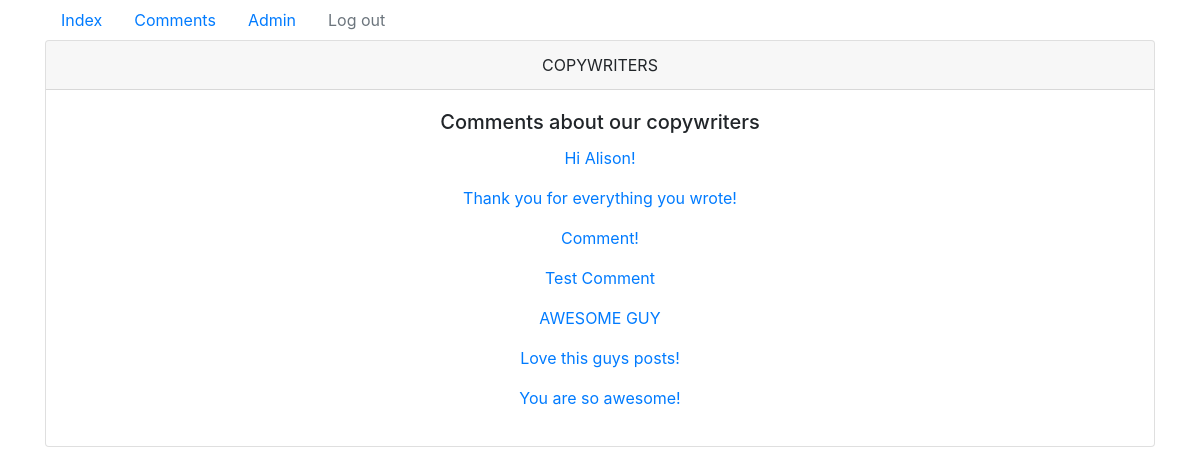
The page /comment on the database as committed earlier.
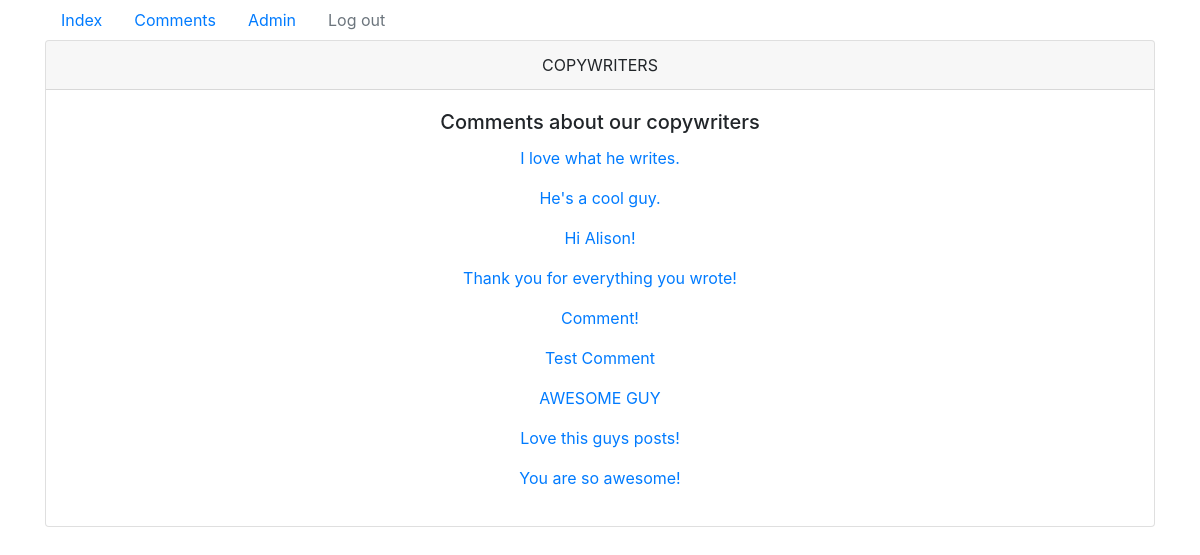
The same page on the database as committed later.
### tables this page shows
CREATE TABLE `comment` (
  `id` int(11) NOT NULL,
  `copywriter_id` int(11) NOT NULL,
  `name` text NOT NULL,
  `body` text NOT NULL,
  `approved` tinyint(1) NOT NULL DEFAULT '0'
);

### modules.php (called while the page is built, shortened)
<?php
function view($viewName, $data = [], $extra = []) {
    extract($data);
    return require_once 'views/' . $viewName . '.view.php';
}

### controllers/CommentController.php (called while the page is built, shortened)
<?php
class CommentController {
    public function index()
    {
        $comments = new Comment();
        $data = $comments->index();
        view('comments_index', $data);
    }
}

### Router.php (called while the page is built, shortened)
<?php
class Router {
    public $uri;
    public $action;
    public $parameters;
    public function route() {
        $this->request = new Request();
        $this->uri = $this->trim($this->request->uri);
    }
    public function trim($uri) {
        return trim($uri, '/');
    }
    public function getParameters()
    {
        $parameters = explode('/', $this->uri);
        if (isset($parameters[1])) {
            $this->action = $parameters[1];
            } else $this->action = 'index';
        if (isset($parameters[2])) {
            $this->parameters = $parameters[2];
        } else $this->parameters = '';
    }
    public function direct() {
        $action = $this->action;
        $controller = new $controller;
        $controller->$action($this->parameters);
    }
}

### models/Model.php (called while the page is built)
<?php
class Model {
    public function db()
    {
        $host = 'localhost';
        $db = 'cws';
        $user = 'root';
        $pass = '';
        $dsn = "mysql:host=$host;dbname=$db;";
        $options = [
            PDO::ATTR_ERRMODE            => PDO::ERRMODE_EXCEPTION,
            PDO::ATTR_DEFAULT_FETCH_MODE => PDO::FETCH_OBJ,
            PDO::ATTR_EMULATE_PREPARES   => false,
        ];
        try {
            $pdo = new PDO($dsn, $user, $pass, $options);
            return $pdo;
        } catch (\PDOException $e) {
            throw new \PDOException($e->getMessage(), (int)$e->getCode());
        }
    }
}

### models/Comment.php (called while the page is built, shortened)
<?php
class Comment extends Model {
    public function index() {
        $res = $this->db()
            ->query("SELECT * FROM comment ORDER BY id DESC")->fetchAll(PDO::FETCH_OBJ);
        return $res;
    }
}

### views/comments_index.view.php (the view)
<h5 class="card-title">Comments about our copywriters</h5>
<?php
foreach ($data as $comment) {
    echo '<p class="text-primary">' . $comment->body . '</p>';
}

### index.php (shortened to what this page needs)
<link rel="stylesheet" href="https://stackpath.bootstrapcdn.com/bootstrap/4.4.1/css/bootstrap.min.css">
<?php
require_once 'views/layout/header.php';
$request = new Router();
$request->direct();
require_once 'views/layout/footer.php';
?>

### views/layout/header.php
<html>
<body>
<div class="container">
    <?php require_once 'navbar.php'; ?>
    <div class="card text-center">
        <div class="card-header">
            COPYWRITERS
        </div>
        <div class="card-body">

### views/layout/navbar.php
<ul class="nav">
    <li class="nav-item">
        <a class="nav-link " href="/">Index</a>
    </li>
    <li class="nav-item">
        <a class="nav-link" href="/comment">Comments</a>
    </li>
    <li class="nav-item">
        <a class="nav-link" href="/admin">Admin</a>
    </li>
    <li class="nav-item">
        <a class="nav-link <?php if(AdminController::isAdmin() == false) echo 'disabled';?> " href="/admin/logout" tabindex="-1" aria-disabled="true">Log out</a>
    </li>
</ul>

### views/layout/footer.php
</div>
</div>
</div>
</body>
</html>

Rows that differ between the two databases and show on the page:
added comment: body "I love what he writes."
added comment: body "He's a cool guy."
